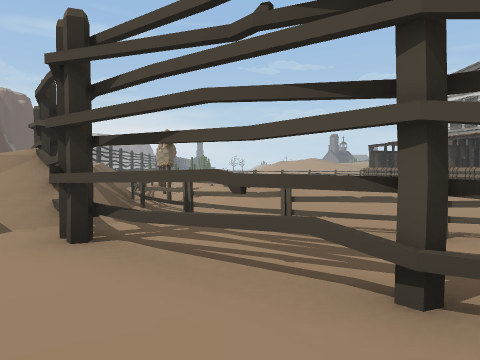
view 1 (above)

14 first-person views from a walk through a Unity game level. The camera is 1.4 m above the floor, tilts 2° down and sees 70° across. Doors are open. The floor is counted in squares, 2 m on a side. Each view is taken from the middle of a square. On the plan, view 1 faces up. The plan holds only what a view shows up to about 11 squares ahead; the rest is blank. The place goes on beyond the plan. Some animated figures are not drawn. Some surface patterns are stand-ins.

view 2
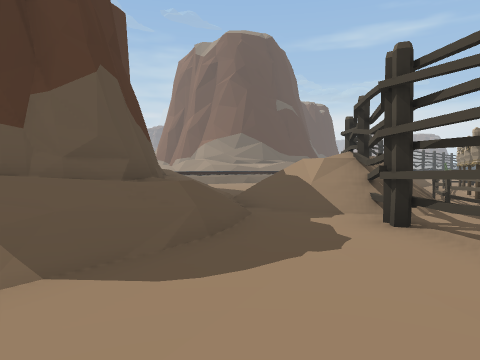

view 3
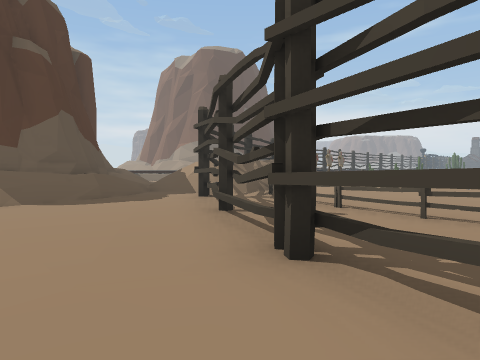

view 4
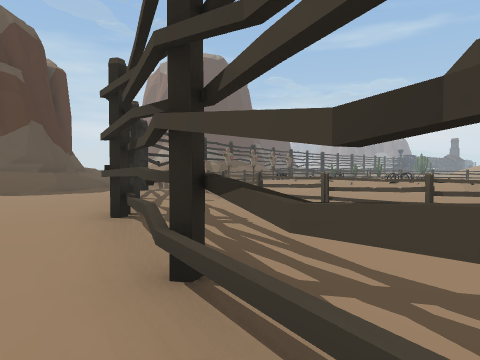

view 5
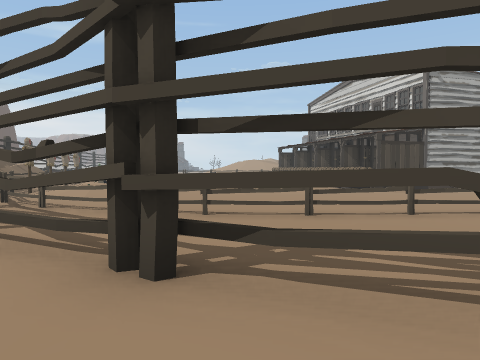

view 6
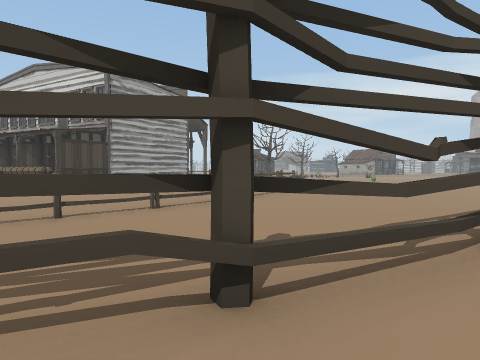

view 7
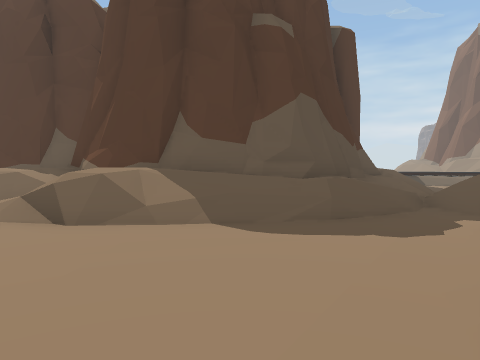

view 8
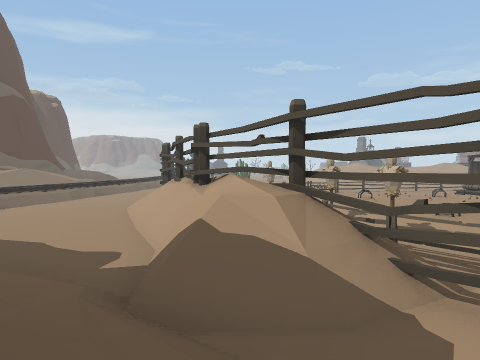

view 9
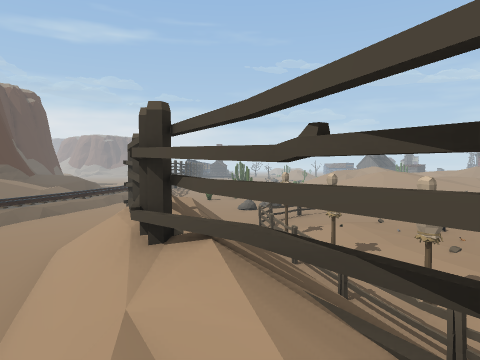

view 10
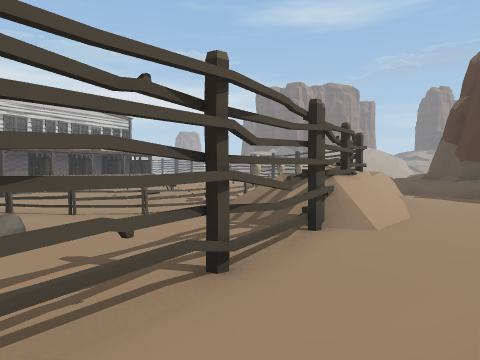

view 11
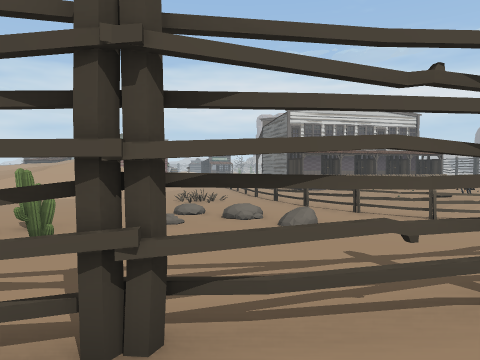

view 12
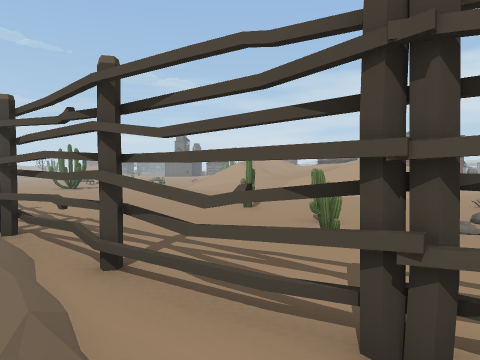

view 13
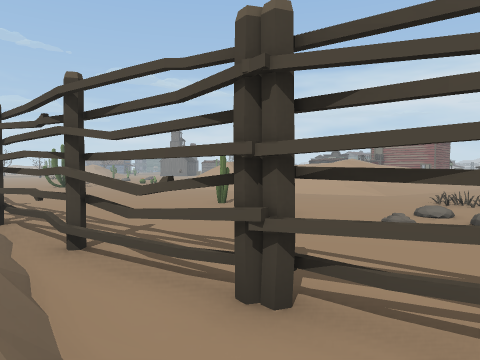

view 14
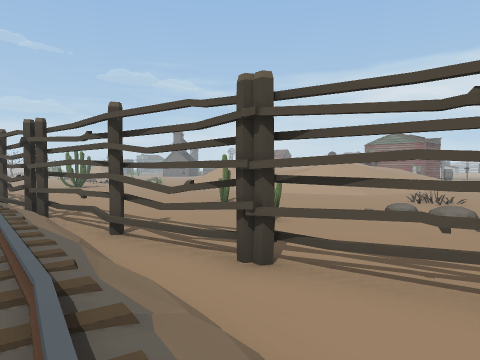

### Floor plan
Key: @ floor where view 1 was taken; # wall or solid block; x gap in a wall; . main floor; : floor 0.25 m higher than the main floor; + floor 0.5 m higher than the main floor; * floor 0.75 m higher than the main floor; % floor 1 m higher than the main floor; & floor 1.25 m higher than the main floor; / step, stairs or slope; = window, fence, low wall or low ledge; ^ raised ledge; B building; F fence; C cactus; O other object.
Columns run from 11 left of view 1 to 15 right of it. Each row starts with its distance up from view 1.
 30    ..
 29    .. ..
 28   =.. ..
 27   =......
 26   #.......
 25  /#.....C...
 24  *#.........
 23  %##...C.....
 22  *.x.C........
 21  *.#..........
 20  *.x.....+..O.
 19 *+.=....:.....
 18 //.=.../....OO
 17 */.##.....FF..
 16 //..x....F....
 15 /...#...F....:
 14 /...#//.F.::+
 13  .../// O+++
 12 /.../=/ F:+O+++
 11 ..../#/ F:+++++   B
 10  .../// F.++      BB
  9  ..../=//#+++  +++.BBBB
  8   .../#//F:++ ++::.//.
  7    .../# F:++::.......
  6    ...=##F............
  5   ///.=//#F...........
  4   ^#*+///##FF......... OO
  3    ##/+/..=##FFFFFFFF ...
  2     ###//..=#............
  1       #%/....#.............
  0       #&/..@..#==..........
 -1       #//........###.....
 -2       #/=... .......

Where each view was taken, in squares from view 1:
view 1: 0 up, 0 right, facing up
view 2: 1 down, 0 right, facing up-left
view 3: 2 down, 5 right, facing up-left
view 4: 2 down, 8 right, facing up-left
view 5: 2 down, 4 right, facing up
view 6: 2 down, 5 right, facing up-right
view 7: 0 up, 2 right, facing left
view 8: 1 up, 4 left, facing up
view 9: 5 up, 4 left, facing up
view 10: 19 up, 10 left, facing down-right
view 11: 19 up, 10 left, facing right
view 12: 19 up, 10 left, facing up-right
view 13: 18 up, 10 left, facing up-right
view 14: 17 up, 11 left, facing up-right
